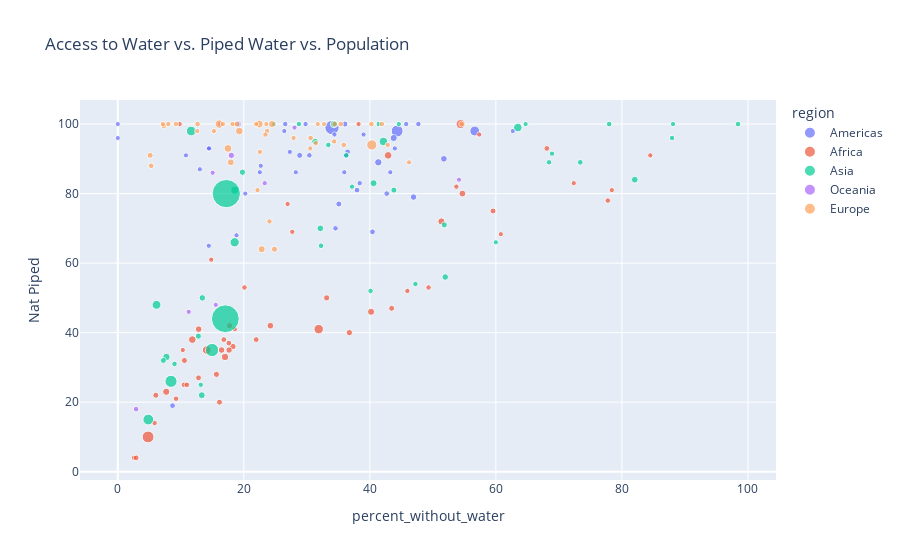

The cell this chart's notebook holds for it:
### Code cell
# create bubble chart from df_countries comprising: access to water, piped water, and using population as the size of the bubble
# create a new column for the size of the bubble
df_countries["bubble_size"] = df_countries["country_pop_raw"] / 1000000 +50

# create a new column for the color of the bubble
df_countries["bubble_color"] = df_countries["Nat Piped"]

# create a new column for the text of the bubble
df_countries["bubble_text"] = df_countries["Entity"]

px.scatter(df_countries, x="percent_without_water", y="Nat Piped", size="bubble_size", color="region", hover_name="bubble_text", title="Access to Water vs. Piped Water vs. Population")

### Figure 1 — Plotly figure (JSON) as saved in the notebook; plotly's stock layout.template omitted (floating-point values rounded to 4 significant figures)
{"data": [{"hovertemplate": "<b>%{hovertext}</b><br><br>region=Americas<br>percent_without_water=%{x}<br>Nat Piped=%{y}<br>bubble_size=%{marker.size}<extra></extra>", "hovertext": ["British Virgin Islands", "Saint Martin (French part)", "Panama", "Guyana", "Belize", "Suriname", "Puerto Rico", "Canada", "French Guiana", "El Salvador", "Dominican Republic", "Costa Rica", "Guatemala", "Honduras", "Haiti", "Chile", "Colombia", "Bahamas", "Turks and Caicos Islands", "Ecuador", "United States", "Nicaragua", "Curacao", "Jamaica", "Cuba", "Guadeloupe", "Paraguay", "Peru", "Brazil", "Martinique", "Trinidad and Tobago", "Saint Vincent and the Grenadines", "Saint Lucia", "Montserrat", "Bolivia", "Venezuela", "Mexico", "Falkland Islands", "Argentina", "Grenada", "Uruguay", "Saint Pierre and Miquelon", "Bonaire Sint Eustatius and Saba", "Saint Kitts and Nevis"], "legendgroup": "Americas", "marker": {"color": "#636efa", "size": [50.03, 50.04, 54.38, 50.79, 50.4, 50.59, 52.83, 88.07, 50.31, 56.52, 60.95, 55.14, 68.25, 60.06, 61.54, 69.21, 101.3, 50.4, 50.04, 67.89, 382.9, 56.7, 50.16, 52.97, 61.32, 50.4, 57.22, 83.36, 264.0, 50.37, 51.4, 50.11, 50.18, 50.0, 61.83, 78.7, 180.3, 50.0, 95.61, 50.11, 53.49, 50.01, 50.03, 50.05], "sizemode": "area", "sizeref": 3.736, "symbol": "circle"}, "mode": "markers", "name": "Americas", "orientation": "v", "showlegend": true, "type": "scatter", "x": [0, 0, 14.5, 14.44, 13.02, 20.24, 29.8, 19.06, 22.69, 30.4, 37.97, 26.57, 35.07, 36.47, 8.687, 36.04, 41.34, 39.0, 18.84, 28.87, 33.99, 34.55, 22.53, 38.39, 42.68, 35.94, 47.7, 51.75, 44.33, 43.25, 43.96, 14.46, 34.38, 62.68, 40.42, 46.93, 56.64, 36.26, 43.79, 27.31, 45.77, 10.82, 28.25, 26.42], "xaxis": "x", "y": [96, 100, 93, 65, 87, 80, 100, 100, 88, 91, 81, 100, 77, 92, 19, 100, 89, 97, 68, 91, 99, 70, 86.14, 83, 80, 86.14, 100, 90, 98, 86.14, 93, 93, 97, 98, 69, 79, 98, 91, 96, 92, 100, 91, 86.14, 98], "yaxis": "y"}, {"hovertemplate": "<b>%{hovertext}</b><br><br>region=Africa<br>percent_without_water=%{x}<br>Nat Piped=%{y}<br>bubble_size=%{marker.size}<extra></extra>", "hovertext": ["Congo", "Mauritius", "Eswatini", "Lesotho", "Malawi", "Uganda", "Sierra Leone", "Tanzania", "Democratic Republic of Congo", "Guinea-Bissau", "Mozambique", "Zambia", "Equatorial Guinea", "Central African Republic", "Cameroon", "Guinea", "South Africa", "Burundi", "Zimbabwe", "Egypt", "Rwanda", "Togo", "Reunion", "Nigeria", "Madagascar", "Angola", "Liberia", "Kenya", "Cote d'Ivoire", "Gambia", "Ghana", "Gabon", "Benin", "Sao Tome and Principe", "Morocco", "Ethiopia", "Algeria", "Mali", "South Sudan", "Burkina Faso", "Tunisia", "Senegal", "Chad", "Eritrea", "Namibia", "Mauritania", "Botswana", "Niger", "Djibouti", "Sudan", "Somalia", "Western Sahara", "Libya"], "legendgroup": "Africa", "marker": {"color": "#EF553B", "size": [55.66, 51.27, 51.17, 52.16, 69.65, 97.12, 58.14, 111.5, 142.4, 52.02, 82.16, 68.92, 51.45, 54.92, 77.22, 63.5, 110.0, 62.26, 65.09, 154.3, 63.28, 58.48, 50.9, 261.4, 78.43, 83.93, 55.18, 105.0, 77.05, 52.49, 81.73, 52.28, 62.45, 50.22, 87.34, 167.9, 94.62, 70.86, 61.38, 71.5, 61.94, 67.2, 66.91, 53.6, 52.59, 54.78, 52.4, 75.13, 51.0, 94.91, 66.36, 50.61, 56.96], "sizemode": "area", "sizeref": 3.736, "symbol": "circle"}, "mode": "markers", "name": "Africa", "orientation": "v", "showlegend": true, "type": "scatter", "x": [20.1, 9.818, 14.83, 27.69, 6.035, 7.685, 9.243, 11.82, 14.12, 10.31, 12.83, 10.57, 18.57, 5.843, 18.26, 10.52, 42.89, 16.83, 12.81, 54.4, 21.96, 10.97, 38.21, 4.805, 17.66, 24.21, 2.565, 17.01, 17.72, 26.95, 16.46, 53.73, 17.62, 57.36, 54.68, 31.88, 51.35, 33.14, 2.915, 15.65, 68.09, 59.54, 16.14, 45.95, 78.4, 49.31, 84.5, 36.75, 72.36, 40.19, 43.46, 60.79, 77.77], "xaxis": "x", "y": [53, 100, 61, 69, 22, 23, 21, 38, 35, 35, 41, 32, 41, 14, 36, 25, 91, 38, 27, 100, 38, 25, 100, 10, 35, 42, 4, 33, 42, 77, 35, 82, 37, 97, 80, 41, 72, 50, 4, 28, 93, 75, 20, 52, 81, 53, 91, 40, 83, 46, 47, 68.33, 78], "yaxis": "y"}, {"hovertemplate": "<b>%{hovertext}</b><br><br>region=Asia<br>percent_without_water=%{x}<br>Nat Piped=%{y}<br>bubble_size=%{marker.size}<extra></extra>", "hovertext": ["Vietnam", "Azerbaijan", "Japan", "Brunei", "Philippines", "Thailand", "Nepal", "Myanmar", "Kyrgyzstan", "Georgia", "Armenia", "Bangladesh", "China", "Taiwan", "Pakistan", "Laos", "Cambodia", "Malaysia", "India", "Iraq", "Sri Lanka", "Turkey", "Tajikistan", "Uzbekistan", "North Korea", "Mongolia", "Bhutan", "Indonesia", "South Korea", "Kazakhstan", "Iran", "Afghanistan", "Singapore", "Lebanon", "Syria", "Jordan", "Israel", "Turkmenistan", "Hong Kong", "Palestine", "Yemen", "Timor", "Oman", "Kuwait", "United Arab Emirates", "Qatar", "Saudi Arabia"], "legendgroup": "Asia", "marker": {"color": "#00cc96", "size": [148.2, 60.22, 176.1, 50.44, 161.0, 120.0, 79.67, 104.8, 56.63, 53.98, 52.97, 216.3, 1494.0, 73.86, 275.2, 57.38, 66.95, 82.78, 1443.0, 91.18, 71.5, 135.0, 59.75, 83.94, 75.89, 53.33, 50.78, 326.4, 101.3, 68.99, 135.0, 89.84, 55.9, 56.77, 68.28, 60.27, 58.79, 56.12, 57.55, 55.22, 80.49, 51.34, 55.22, 54.33, 59.99, 52.93, 85.34], "sizemode": "area", "sizeref": 3.736, "symbol": "circle"}, "mode": "markers", "name": "Asia", "orientation": "v", "showlegend": true, "type": "scatter", "x": [6.146, 36.25, 11.64, 24.8, 18.54, 18.56, 13.41, 7.72, 33.41, 37.17, 44.6, 4.841, 17.22, 19.78, 8.446, 9.001, 7.225, 31.3, 17.06, 40.59, 12.78, 42.15, 32.26, 32.14, 34.3, 13.17, 64.72, 14.96, 34.3, 43.81, 63.48, 13.33, 28.74, 68.44, 51.81, 73.39, 77.98, 40.11, 41.42, 47.23, 51.96, 59.99, 87.95, 68.9, 98.42, 88.11, 82.04], "xaxis": "x", "y": [48, 91, 98, 100, 66, 81, 50, 33, 94, 82, 100, 15, 80, 86.14, 26, 31, 32, 95, 44, 83, 39, 95, 65, 70, 100, 25, 100, 35, 100, 81, 99, 22, 100, 89, 71, 89, 100, 52, 100, 54, 56, 66, 96, 91.5, 100, 100, 84], "yaxis": "y"}, {"hovertemplate": "<b>%{hovertext}</b><br><br>region=Oceania<br>percent_without_water=%{x}<br>Nat Piped=%{y}<br>bubble_size=%{marker.size}<extra></extra>", "hovertext": ["New Caledonia", "Australia", "Solomon Islands", "Fiji", "Papua New Guinea", "New Zealand", "Vanuatu", "Palau", "Samoa"], "legendgroup": "Oceania", "marker": {"color": "#ab63fa", "size": [50.29, 75.79, 50.7, 50.9, 59.12, 54.86, 50.31, 50.02, 50.2], "sizemode": "area", "sizeref": 3.736, "symbol": "circle"}, "mode": "markers", "name": "Oceania", "orientation": "v", "showlegend": true, "type": "scatter", "x": [28.05, 18.02, 11.25, 23.31, 2.905, 16.22, 15.54, 15.06, 54.14], "xaxis": "x", "y": [99, 91, 46, 83, 18, 100, 48, 86, 84], "yaxis": "y"}, {"hovertemplate": "<b>%{hovertext}</b><br><br>region=Europe<br>percent_without_water=%{x}<br>Nat Piped=%{y}<br>bubble_size=%{marker.size}<extra></extra>", "hovertext": ["Albania", "Malta", "Norway", "Netherlands", "Sweden", "Switzerland", "Slovakia", "Slovenia", "Estonia", "Austria", "Moldova", "Isle of Man", "France", "United Kingdom", "Finland", "Hungary", "Lithuania", "North Macedonia", "Romania", "Denmark", "Latvia", "Poland", "Faeroe Islands", "Italy", "Ireland", "Belarus", "Croatia", "Russia", "Germany", "Czechia", "Serbia", "Ukraine", "Belgium", "Bulgaria", "Bosnia and Herzegovina", "Liechtenstein", "Cyprus", "Spain", "Montenegro", "Portugal", "Andorra", "Luxembourg", "Iceland", "Greece"], "legendgroup": "Europe", "marker": {"color": "#FFA15A", "size": [52.87, 50.44, 55.47, 67.17, 60.16, 58.72, 55.46, 52.08, 51.33, 59.04, 54.02, 50.09, 115.4, 118.2, 55.55, 59.63, 52.69, 52.08, 69.13, 55.81, 51.87, 87.8, 50.05, 110.4, 54.98, 59.44, 54.08, 195.9, 133.9, 60.72, 58.7, 93.47, 61.63, 56.9, 53.26, 50.04, 51.22, 96.75, 50.63, 60.17, 50.08, 50.63, 50.34, 60.37], "sizemode": "area", "sizeref": 3.736, "symbol": "circle"}, "mode": "markers", "name": "Europe", "orientation": "v", "showlegend": true, "type": "scatter", "x": [22.17, 18.56, 9.225, 5.134, 5.292, 12.66, 23.69, 15.25, 30.54, 7.289, 24.07, 12.6, 17.48, 22.44, 8.004, 35.37, 27.9, 22.55, 24.86, 7.165, 42.83, 17.93, 18.18, 19.28, 23.44, 30.6, 31.42, 40.3, 16.12, 34.41, 35.86, 22.83, 18.93, 41.92, 34.34, 16.69, 32.73, 24.48, 46.22, 40.25, 21.94, 23.57, 31.73, 54.56], "xaxis": "x", "y": [81, 100, 100, 91, 88, 100, 98, 97.98, 93, 99.43, 72, 98, 93, 100, 100, 100, 96, 92, 64, 100, 94, 89, 100, 98, 97, 96, 94.5, 94, 100, 100, 94, 64, 100, 100, 95, 100, 100, 100, 89, 100, 100, 100, 100, 100], "yaxis": "y"}], "layout": {"legend": {"itemsizing": "constant", "title": {"text": "region"}, "tracegroupgap": 0}, "title": {"text": "Access to Water vs. Piped Water vs. Population"}, "xaxis": {"anchor": "y", "domain": [0, 1], "title": {"text": "percent_without_water"}}, "yaxis": {"anchor": "x", "domain": [0, 1], "title": {"text": "Nat Piped"}}}}
